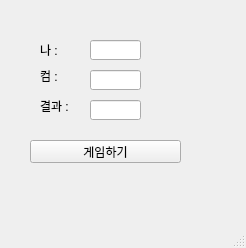
<?xml version="1.0" encoding="UTF-8"?>
<ui version="4.0">
 <class>MainWindow</class>
 <widget class="QMainWindow" name="MainWindow">
  <property name="enabled">
   <bool>true</bool>
  </property>
  <property name="geometry">
   <rect>
    <x>0</x>
    <y>0</y>
    <width>246</width>
    <height>248</height>
   </rect>
  </property>
  <property name="windowTitle">
   <string>MainWindow</string>
  </property>
  <widget class="QWidget" name="centralwidget">
   <widget class="QLabel" name="lbl_com">
    <property name="geometry">
     <rect>
      <x>40</x>
      <y>70</y>
      <width>56</width>
      <height>12</height>
     </rect>
    </property>
    <property name="text">
     <string>컴 :</string>
    </property>
   </widget>
   <widget class="QLabel" name="lbl_result">
    <property name="geometry">
     <rect>
      <x>40</x>
      <y>100</y>
      <width>56</width>
      <height>12</height>
     </rect>
    </property>
    <property name="text">
     <string>결과 : </string>
    </property>
   </widget>
   <widget class="QLineEdit" name="le_mine">
    <property name="geometry">
     <rect>
      <x>90</x>
      <y>40</y>
      <width>51</width>
      <height>20</height>
     </rect>
    </property>
   </widget>
   <widget class="QLineEdit" name="le_com">
    <property name="geometry">
     <rect>
      <x>90</x>
      <y>70</y>
      <width>51</width>
      <height>20</height>
     </rect>
    </property>
   </widget>
   <widget class="QLineEdit" name="le_result">
    <property name="geometry">
     <rect>
      <x>90</x>
      <y>100</y>
      <width>51</width>
      <height>20</height>
     </rect>
    </property>
   </widget>
   <widget class="QPushButton" name="pb">
    <property name="geometry">
     <rect>
      <x>30</x>
      <y>140</y>
      <width>151</width>
      <height>23</height>
     </rect>
    </property>
    <property name="text">
     <string>게임하기</string>
    </property>
   </widget>
   <widget class="QLabel" name="lbl_mine">
    <property name="geometry">
     <rect>
      <x>40</x>
      <y>40</y>
      <width>56</width>
      <height>20</height>
     </rect>
    </property>
    <property name="text">
     <string>나 :</string>
    </property>
   </widget>
  </widget>
  <widget class="QMenuBar" name="menubar">
   <property name="geometry">
    <rect>
     <x>0</x>
     <y>0</y>
     <width>246</width>
     <height>21</height>
    </rect>
   </property>
  </widget>
  <widget class="QStatusBar" name="statusbar"/>
 </widget>
 <resources/>
 <connections/>
</ui>
